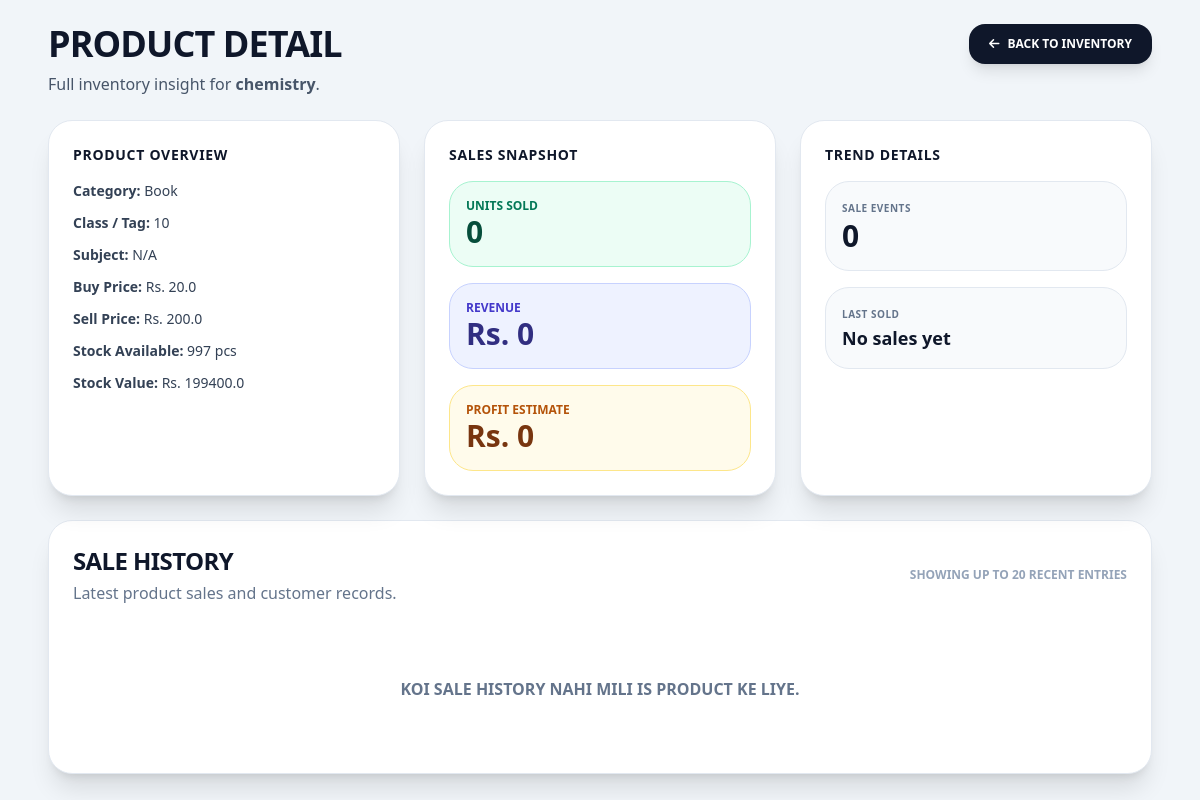
Page /product/15 (signed in) on the earlier database version.
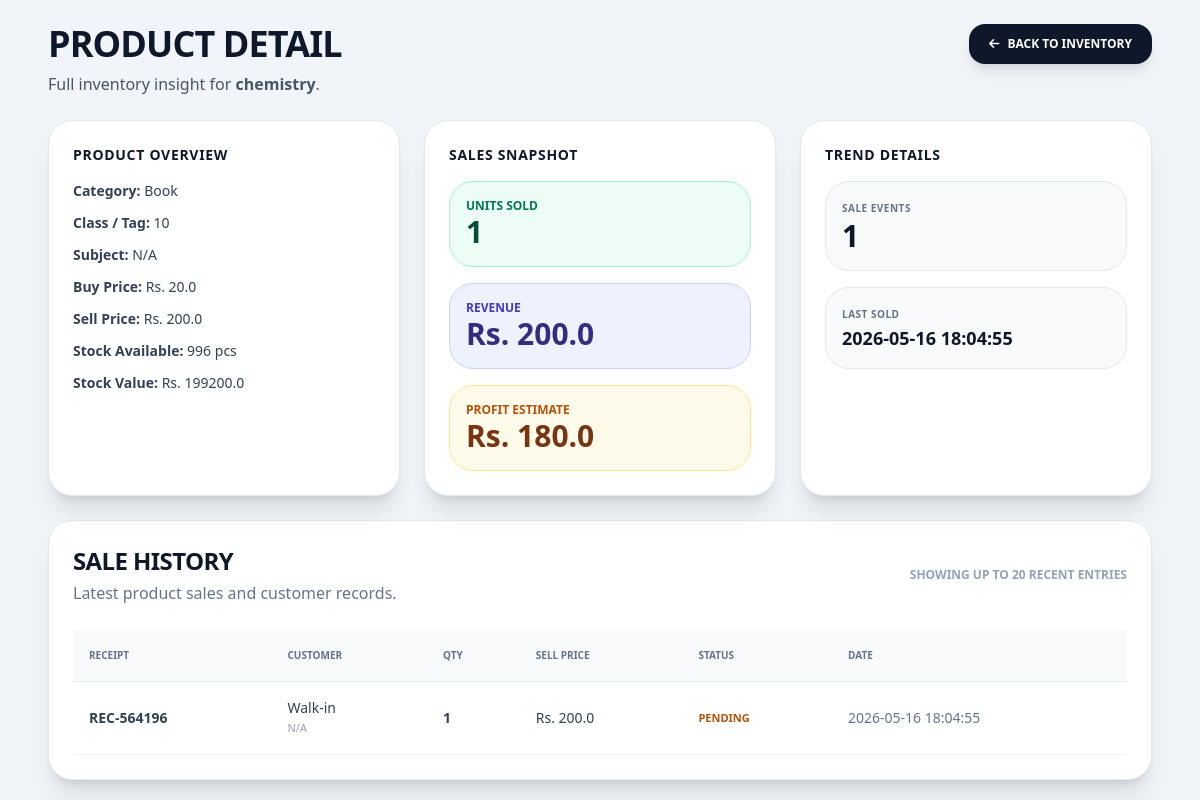
Same page on the later database version.
### tables this page shows
CREATE TABLE products (
        id INTEGER PRIMARY KEY AUTOINCREMENT,
        name TEXT NOT NULL,
        category TEXT, -- Book, Notebook, Stationery
        student_class TEXT,
        subject TEXT,
        purchase_price REAL,
        selling_price REAL,
        stock INTEGER
    , tag TEXT, variation TEXT);

CREATE TABLE sale_items (sale_id INTEGER, product_name TEXT, qty INTEGER, price REAL);

CREATE TABLE sales (
    id INTEGER PRIMARY KEY AUTOINCREMENT,
    receipt_number TEXT NOT NULL UNIQUE,
    student_name TEXT NOT NULL,
    father_name TEXT NOT NULL,
    cnic TEXT,
    student_class TEXT NOT NULL,
    phone_no TEXT NOT NULL,
    address TEXT,
    sale_type TEXT NOT NULL, -- 'Single Item' or 'Full Bundle'
    total_amount REAL NOT NULL,
    timestamp DATETIME DEFAULT CURRENT_TIMESTAMP
, profit REAL DEFAULT 0.0, payment_status TEXT DEFAULT 'Paid', cash_paid REAL DEFAULT 0.0);

### main.py (the view)
@app.get("/product/{product_id}")
async def product_detail(request: Request, product_id: int):
    if not is_logged_in(request): raise HTTPException(status_code=401)
    conn = get_db()
    product = conn.execute("SELECT * FROM products WHERE id = ?", (product_id,)).fetchone()
    if not product:
        conn.close()
        raise HTTPException(status_code=404, detail="Product not found")
    analytics = conn.execute("""
        SELECT
            SUM(si.qty) as total_units,
            SUM(si.qty * si.price) as total_revenue,
            MAX(s.timestamp) as last_sold,
            COUNT(*) as sale_count
        FROM sale_items si
        JOIN sales s ON si.sale_id = s.id
        WHERE si.product_name = ?
    """, (product['name'],)).fetchone()
    sales = conn.execute("""
        SELECT si.qty, si.price, s.receipt_number, s.payment_status, s.timestamp,
               s.student_name, s.phone_no
        FROM sale_items si
        JOIN sales s ON si.sale_id = s.id
        WHERE si.product_name = ?
        ORDER BY s.timestamp DESC
        LIMIT 20
    """, (product['name'],)).fetchall()
    conn.close()
    total_units = analytics['total_units'] if analytics['total_units'] else 0
    total_revenue = analytics['total_revenue'] if analytics['total_revenue'] else 0
    sale_count = analytics['sale_count'] if analytics['sale_count'] else 0
    last_sold = analytics['last_sold']
    profit = total_revenue - (total_units * product['purchase_price']) if total_units else 0
    return templates.TemplateResponse(request, "product_detail.html", {
        "product": product,
        "sales": sales,
        "analytics": {
            "total_units": total_units,
            "total_revenue": total_revenue,
            "sale_count": sale_count,
            "last_sold": last_sold,
            "profit": profit
        }
    })

### templates/product_detail.html (shortened to what this page needs)
<!DOCTYPE html>
<html lang="en">
<head>
    <script src="https://cdn.tailwindcss.com"></script>
    <link rel="stylesheet" href="https://cdnjs.cloudflare.com/ajax/libs/font-awesome/6.0.0/css/all.min.css">
</head>
<body class="bg-slate-100 min-h-screen font-sans text-slate-900">
    <div class="max-w-6xl mx-auto p-6">
        <div class="flex flex-col md:flex-row justify-between items-start gap-4 mb-6">
            <div>
                <h1 class="text-4xl font-black uppercase tracking-tight">Product Detail</h1>
                <p class="text-slate-600 mt-2">Full inventory insight for <strong>{{ product.name }}</strong>.</p>
            </div>
            <div class="space-x-2">
                <a href="/" class="inline-flex items-center gap-2 bg-slate-900 text-white px-5 py-3 rounded-2xl font-black uppercase text-xs shadow-lg hover:bg-slate-800 transition"><i class="fas fa-arrow-left"></i> Back to Inventory</a>
            </div>
        </div>
        <div class="grid grid-cols-1 lg:grid-cols-3 gap-6 mb-6">
            <div class="bg-white rounded-3xl shadow-xl p-6 border border-slate-200">
                <h2 class="font-black text-slate-900 uppercase text-sm tracking-wider mb-4">Product Overview</h2>
                <div class="space-y-3 text-sm text-slate-700">
                    <div><span class="font-black">Category:</span> {{ product.category }}</div>
                    <div><span class="font-black">Class / Tag:</span> {{ product.student_class or product.tag or 'N/A' }}</div>
                    <div><span class="font-black">Subject:</span> {{ product.subject or product.variation or 'N/A' }}</div>
                    <div><span class="font-black">Buy Price:</span> Rs. {{ product.purchase_price }}</div>
                    <div><span class="font-black">Sell Price:</span> Rs. {{ product.selling_price }}</div>
                    <div><span class="font-black">Stock Available:</span> {{ product.stock }} pcs</div>
                    <div><span class="font-black">Stock Value:</span> Rs. {{ (product.stock * product.selling_price) | round(2) }}</div>
                </div>
            </div>
            <div class="bg-white rounded-3xl shadow-xl p-6 border border-slate-200">
                <h2 class="font-black text-slate-900 uppercase text-sm tracking-wider mb-4">Sales Snapshot</h2>
                <div class="grid gap-4 text-slate-700">
                    <div class="bg-emerald-50 p-4 rounded-3xl border border-emerald-200">
                        <div class="text-xs uppercase font-black text-emerald-700">Units Sold</div>
                        <div class="text-3xl font-black text-emerald-900">{{ analytics.total_units }}</div>
                    </div>
                    <div class="bg-indigo-50 p-4 rounded-3xl border border-indigo-200">
                        <div class="text-xs uppercase font-black text-indigo-700">Revenue</div>
                        <div class="text-3xl font-black text-indigo-900">Rs. {{ analytics.total_revenue | round(2) }}</div>
                    </div>
                    <div class="bg-amber-50 p-4 rounded-3xl border border-amber-200">
                        <div class="text-xs uppercase font-black text-amber-700">Profit Estimate</div>
                        <div class="text-3xl font-black text-amber-900">Rs. {{ analytics.profit | round(2) }}</div>
                    </div>
                </div>
            </div>
            <div class="bg-white rounded-3xl shadow-xl p-6 border border-slate-200">
                <h2 class="font-black text-slate-900 uppercase text-sm tracking-wider mb-4">Trend Details</h2>
                <div class="space-y-4 text-slate-700 text-sm">
                    <div class="bg-slate-50 p-4 rounded-3xl border border-slate-200">
                        <div class="font-black uppercase text-[10px] tracking-wider text-slate-500">Sale Events</div>
                        <div class="text-3xl font-black text-slate-900">{{ analytics.sale_count }}</div>
                    </div>
                    <div class="bg-slate-50 p-4 rounded-3xl border border-slate-200">
                        <div class="font-black uppercase text-[10px] tracking-wider text-slate-500">Last Sold</div>
                        <div class="text-lg font-black text-slate-900">{{ analytics.last_sold or 'No sales yet' }}</div>
                    </div>
                </div>
            </div>
        </div>
        <div class="bg-white rounded-3xl shadow-xl p-6 border border-slate-200">
            <div class="flex flex-col md:flex-row justify-between items-start md:items-center gap-4 mb-6">
                <div>
                    <h2 class="font-black text-2xl uppercase tracking-tight">Sale History</h2>
                    <p class="text-slate-500 mt-1">Latest product sales and customer records.</p>
                </div>
                <div class="text-xs uppercase font-black text-slate-400">Showing up to 20 recent entries</div>
            </div>
            {% if sales %}
            <div class="overflow-x-auto">
                <table class="min-w-full text-left text-sm text-slate-700">
                    <thead class="bg-slate-50 text-slate-500 uppercase text-[10px] font-black">
                        <tr>
                            <th class="p-4">Receipt</th>
                            <th class="p-4">Customer</th>
                            <th class="p-4">Qty</th>
                            <th class="p-4">Sell Price</th>
                            <th class="p-4">Status</th>
                            <th class="p-4">Date</th>
                        </tr>
                    </thead>
                    <tbody class="border-t border-slate-200">
                        {% for sale in sales %}
                        <tr class="border-b border-slate-100 hover:bg-slate-50">
                            <td class="p-4 font-bold">{{ sale.receipt_number }}</td>
                            <td class="p-4">
                                <div>{{ sale.customer_name or 'Walk-in' }}</div>
                                <div class="text-[11px] text-slate-400">{{ sale.customer_phone or 'N/A' }}</div>
                            </td>
                            <td class="p-4 font-black">{{ sale.qty }}</td>
                            <td class="p-4">Rs. {{ sale.price }}</td>
                            <td class="p-4 uppercase text-[11px] font-black {{ 'text-emerald-700' if sale.payment_status == 'Paid' else 'text-amber-700' }}">{{ sale.payment_status }}</td>
                            <td class="p-4 text-slate-500">{{ sale.timestamp }}</td>
                        </tr>
                        {% endfor %}
                    </tbody>
                </table>
            </div>
            {% else %}
            <div class="py-12 text-center text-slate-500 font-black uppercase">Koi sale history nahi mili is product ke liye.</div>
            {% endif %}
        </div>
    </div>
</body>
</html>

Differences in the rows shown:
changed products "chemistry": stock "997" → "996"; (product.stock*product.selling_price)|round(2) "199400.0" → "199200.0"
added sale_items: receipt_number "REC-564196", customer_name "Walk-in", customer_phone "N/A", qty "1", price "200.0", payment_status "PENDING", timestamp "2026-05-16 18:04:55"
Other differences:
{{ analytics.total_units }}: "0" → "1"
{{ analytics.total_revenue | round(2) }}: "0" → "200.0"
{{ analytics.profit | round(2) }}: "0" → "180.0"
{{ analytics.sale_count }}: "0" → "1"
{{ analytics.last_sold or 'No sales yet' }}: "No sales yet" → "2026-05-16 18:04:55"
text no longer shown: "KOI SALE HISTORY NAHI MILI IS PRODUCT KE LIYE."
text now shown: "RECEIPT CUSTOMER QTY SELL PRICE STATUS DATE"
